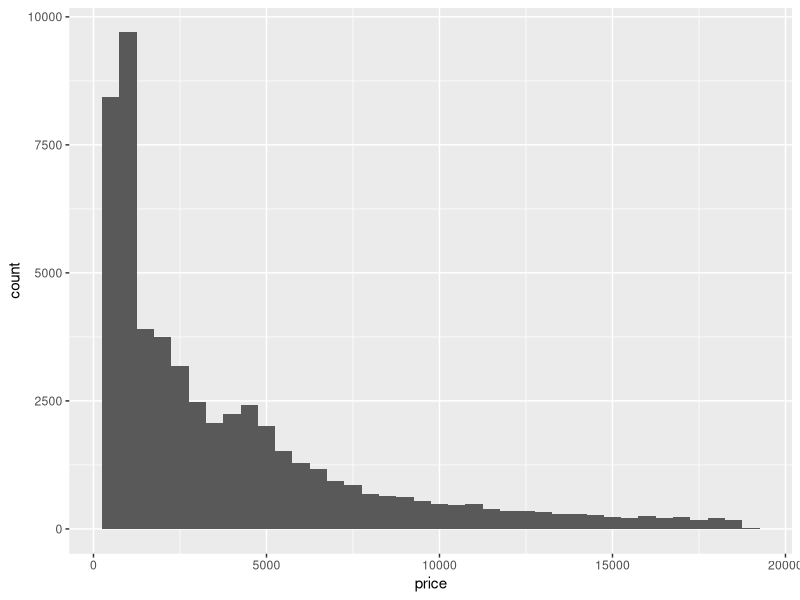
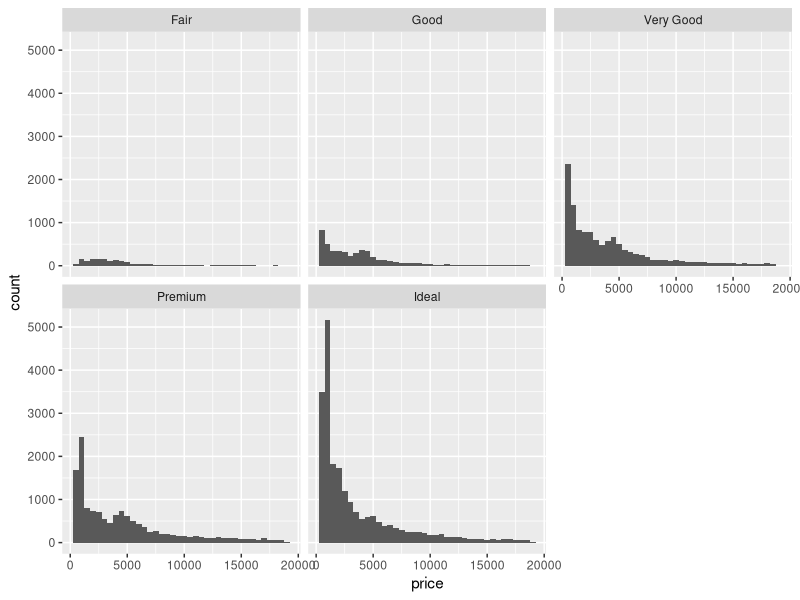
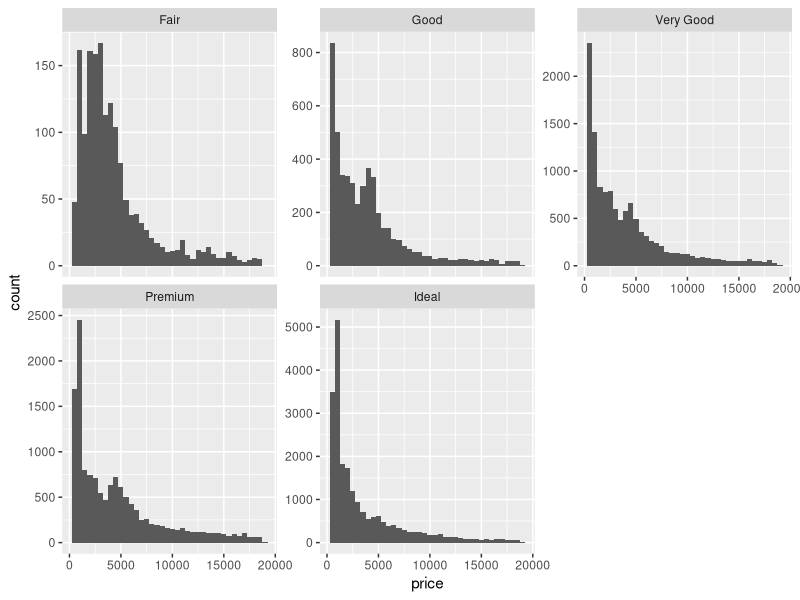

Here is the R script that generated these plots, in order:
## ---- chunk 1
library(tidyverse)    # load the tidyverse package
## ---- chunk 2
rename(diamonds, length = x, width = y, height = z)
## ---- chunk 3
d2 <- select(diamonds, carat, price)
d2
## ---- chunk 4
mutate(d2, ppc = price / carat)
## ---- chunk 5
mutate(diamonds, price = price * 1.27)
## ---- chunk 6
summarize(diamonds, mean_carat = mean(carat))
## ---- chunk 7
summarize(diamonds, sampl_size = n())
## ---- chunk 8
summarize(diamonds, q1 = quantile(carat, probs = 0.25))
## ---- chunk 9
summarize(
  diamonds, 
  sem = mean(price) / sqrt(n())
)
## ---- chunk 10
summarize(
  diamonds, 
  mean_p = mean(price),
  sampl_size = n(),
  sem = mean_p / sqrt(sampl_size),
  ci_upper = mean_p + 2 * sem,
  ci_lower = mean_p - 2 * sem
)
## ---- chunk 11
diamonds_grouped <- group_by(diamonds, cut)
diamonds_grouped
## ---- chunk 12
summarize(diamonds_grouped, mean_price = mean(price))
## ---- chunk 13
ggplot(data = diamonds) +
  geom_histogram(mapping = aes(x = price), binwidth = 500)
## ---- chunk 14
ggplot(data = diamonds) +
  geom_histogram(mapping = aes(x = price), binwidth = 500) +
  facet_wrap(~ cut)
## ---- chunk 15
ggplot(data = diamonds) +
  geom_histogram(mapping = aes(x = price), binwidth = 500) +
  facet_wrap(~ cut, scales = "free_y")
## ---- chunk 16
iris <- as_tibble(iris) # so it prints a little nicer
